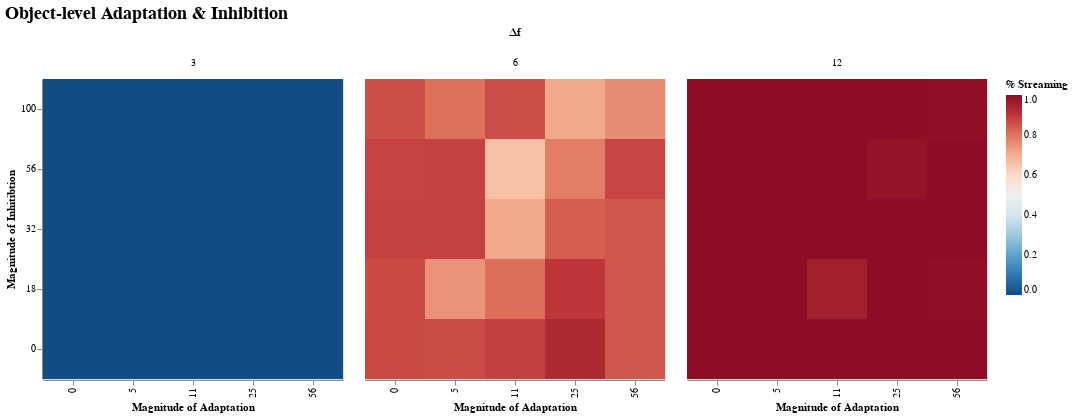

The notebook cell saved with this chart:
### Code cell
@where(df_summary,:t_c_σ .> 0) |>
  @vlplot(:rect, width=300, height=300,
          title={text="Object-level Adaptation & Inhibition",fontSize=18},
          column=:Δf,
          x={field=:t_c_a, typ="ordinal", sort = "ascending",
             axis={title="Magnitude of Adaptation"}},
          y={field=:t_c_m, typ="ordinal", sort = "descending",
             axis={title="Magnitude of Inhitibtion"}},
          color={field="streamprop", aggregate="mean", typ="quantitative",
                 sort = "descending",scale={domain=[0,1],range="diverging"},
                 legend={title="% Streaming"}},
          config={range={diverging={scheme="redblue"}}})
